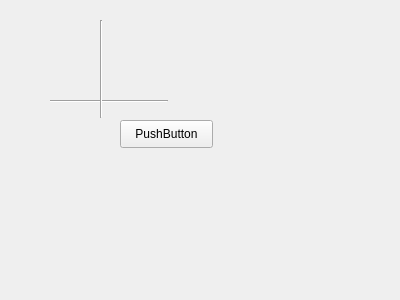
<?xml version="1.0" encoding="UTF-8"?>
<ui version="4.0">
 <class>MyKeyEvent</class>
 <widget class="QWidget" name="MyKeyEvent">
  <property name="geometry">
   <rect>
    <x>0</x>
    <y>0</y>
    <width>400</width>
    <height>300</height>
   </rect>
  </property>
  <property name="windowTitle">
   <string>Form</string>
  </property>
  <widget class="Line" name="line">
   <property name="geometry">
    <rect>
     <x>50</x>
     <y>100</y>
     <width>118</width>
     <height>3</height>
    </rect>
   </property>
   <property name="orientation">
    <enum>Qt::Horizontal</enum>
   </property>
  </widget>
  <widget class="Line" name="line_2">
   <property name="geometry">
    <rect>
     <x>100</x>
     <y>20</y>
     <width>3</width>
     <height>98</height>
    </rect>
   </property>
   <property name="orientation">
    <enum>Qt::Vertical</enum>
   </property>
  </widget>
  <widget class="QPushButton" name="pushButton">
   <property name="geometry">
    <rect>
     <x>120</x>
     <y>120</y>
     <width>93</width>
     <height>28</height>
    </rect>
   </property>
   <property name="text">
    <string>PushButton</string>
   </property>
  </widget>
 </widget>
 <resources/>
 <connections/>
</ui>
